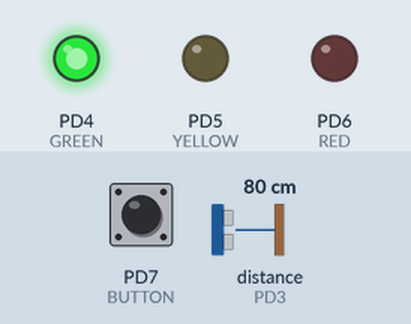
A program run on a simulated ATmega328P, built with avr-gcc and emulated at 16 MHz (the files do not name the chip). Parts: output pins drawn as LEDs (lit = HIGH). Wiring (inferred from the names in the program): ultrasonic range finder: trigger PD2; echo PD3. The inputs (shaded band) are chosen by the test bench; at power-on: distance to the obstacle (sensor on PD3) 80 cm, PD7 (BUTTON) HIGH. The echo pulse lasts 58.3 µs per cm; pins used as bus, display or sensor lines are not drawn; what the program prints to the serial monitor is not drawn.

Above: at 1.2 s.
1.3 s: distance to the obstacle (sensor on PD3) set to 2 cm
2.8 s: PD7 (BUTTON) pulled LOW for 0.15 s
Timing chart, 0 to 5.8 s (numbered marks = the images above; inputs shaded):
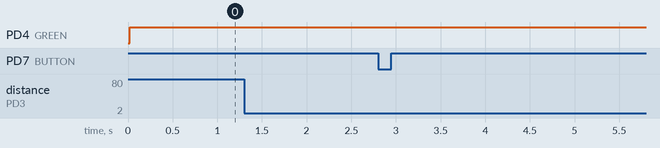

The program:

main.cpp
```cpp
#define F_CPU 16000000UL
#include <avr/io.h>
#include <util/delay.h>

#define INITIAL_CAPACITY 10

#define TRIG    PD2
#define ECHO    PD3
#define GREEN   PD4
#define YELLOW  PD5
#define RED     PD6
#define BUTTON  PD7

uint8_t vehicles_entered = 0;
uint8_t available_slots  = INITIAL_CAPACITY;

void uart_init(void)
{
    UBRR0H = 0;
    UBRR0L = 103;
    UCSR0B = (1 << TXEN0);
    UCSR0C = (1 << UCSZ01) | (1 << UCSZ00);
}

void uart_char(char c)
{
    while (!(UCSR0A & (1 << UDRE0)));
    UDR0 = c;
}

void uart_string(const char *s)
{
    while (*s)
        uart_char(*s++);
}

void uart_number(uint8_t n)
{
    if (n >= 10)
        uart_char('0' + n / 10);
    uart_char('0' + n % 10);
}

void print_status(void)
{
    uart_string("Vehicles: ");
    uart_number(vehicles_entered);
    uart_string("  |  Available: ");
    uart_number(available_slots);
    uart_string("\r\n");
}

uint16_t get_distance_cm(void)
{
    PORTD &= ~(1 << TRIG);
    _delay_us(2);
    PORTD |=  (1 << TRIG);
    _delay_us(10);
    PORTD &= ~(1 << TRIG);

    while (!(PIND & (1 << ECHO)));

    uint16_t count = 0;
    while (PIND & (1 << ECHO))
    {
        _delay_us(1);
        count++;
    }

    return count / 58;
}

void update_leds(void)
{
    PORTD &= ~((1 << GREEN) | (1 << YELLOW) | (1 << RED));

    if (available_slots == 0)
        PORTD |= (1 << RED);
    else if (available_slots <= INITIAL_CAPACITY / 2)
        PORTD |= (1 << YELLOW);
    else
        PORTD |= (1 << GREEN);
}

int main(void)
{
    DDRD |= (1 << TRIG) | (1 << GREEN) | (1 << YELLOW) | (1 << RED);
    DDRD &= ~((1 << ECHO) | (1 << BUTTON));
    PORTD |= (1 << BUTTON);

    uart_init();
    uart_string("Parking System Ready\r\n");

    uint8_t prev_state = 0;
    update_leds();

    while (1)
    {
        uint16_t dist = get_distance_cm();
        uint8_t curr_state = (dist <= 20) ? 1 : 0;

        if (curr_state == 1 && prev_state == 0)
        {
            if (vehicles_entered < INITIAL_CAPACITY)
            {
                vehicles_entered++;
                available_slots = INITIAL_CAPACITY - vehicles_entered;
                update_leds();
                print_status();
            }
            else
            {
                uart_string("Lot FULL\r\n");
            }
            _delay_ms(50);
        }

        prev_state = curr_state;

        if (!(PIND & (1 << BUTTON)))
        {
            _delay_ms(20);
            if (!(PIND & (1 << BUTTON)))
            {
                vehicles_entered = 0;
                available_slots  = INITIAL_CAPACITY;
                prev_state = 0;
                update_leds();
                uart_string("System Reset\r\n");
                print_status();
                while (!(PIND & (1 << BUTTON)));
            }
        }

        _delay_ms(60);
    }
}
```
